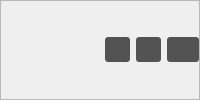
                              <widget class="QFrame" name="frameFunctionsThumbnailSequences">
                               <property name="frameShape">
                                <enum>QFrame::StyledPanel</enum>
                               </property>
                               <property name="frameShadow">
                                <enum>QFrame::Raised</enum>
                               </property>
                               <layout class="QHBoxLayout" name="horizontalLayout_21">
                                <property name="leftMargin">
                                 <number>0</number>
                                </property>
                                <property name="topMargin">
                                 <number>0</number>
                                </property>
                                <property name="rightMargin">
                                 <number>0</number>
                                </property>
                                <property name="bottomMargin">
                                 <number>0</number>
                                </property>
                                <item>
                                 <spacer name="horizontalSpacerThumbnailSequences">
                                  <property name="orientation">
                                   <enum>Qt::Horizontal</enum>
                                  </property>
                                  <property name="sizeHint" stdset="0">
                                   <size>
                                    <width>40</width>
                                    <height>20</height>
                                   </size>
                                  </property>
                                 </spacer>
                                </item>
                                <item>
                                 <widget class="QPushButton" name="buttonDeleteThumbnailSequences">
                                  <property name="minimumSize">
                                   <size>
                                    <width>25</width>
                                    <height>25</height>
                                   </size>
                                  </property>
                                  <property name="maximumSize">
                                   <size>
                                    <width>25</width>
                                    <height>25</height>
                                   </size>
                                  </property>
                                  <property name="styleSheet">
                                   <string notr="true">QPushButton
{
	background-color: rgb(83, 83, 83);
	color: rgb(255, 255, 255);
	border-radius: 3px;
}
QPushButton:hover:!pressed
{
	background-color: rgb(100, 100, 100);
}</string>
                                  </property>
                                  <property name="text">
                                   <string/>
                                  </property>
                                  <property name="icon">
                                   <iconset resource="cioxoQtResources.qrc">
                                    <normaloff>:/icons/graphics/icons/trash02.svg</normaloff>:/icons/graphics/icons/trash02.svg</iconset>
                                  </property>
                                 </widget>
                                </item>
                                <item>
                                 <widget class="QPushButton" name="buttonRefreshThumbnailSequences">
                                  <property name="minimumSize">
                                   <size>
                                    <width>25</width>
                                    <height>25</height>
                                   </size>
                                  </property>
                                  <property name="maximumSize">
                                   <size>
                                    <width>25</width>
                                    <height>25</height>
                                   </size>
                                  </property>
                                  <property name="styleSheet">
                                   <string notr="true">QPushButton
{
	background-color: rgb(83, 83, 83);
	color: rgb(255, 255, 255);
	border-radius: 3px;
}
QPushButton:hover:!pressed
{
	background-color: rgb(100, 100, 100);
}</string>
                                  </property>
                                  <property name="text">
                                   <string/>
                                  </property>
                                  <property name="icon">
                                   <iconset resource="cioxoQtResources.qrc">
                                    <normaloff>:/icons/graphics/icons/refreshCw.svg</normaloff>:/icons/graphics/icons/refreshCw.svg</iconset>
                                  </property>
                                 </widget>
                                </item>
                                <item>
                                 <widget class="QPushButton" name="buttonChargeThumbnailSequences">
                                  <property name="minimumSize">
                                   <size>
                                    <width>25</width>
                                    <height>25</height>
                                   </size>
                                  </property>
                                  <property name="font">
                                   <font>
                                    <family>Segoe UI</family>
                                    <pointsize>9</pointsize>
                                   </font>
                                  </property>
                                  <property name="styleSheet">
                                   <string notr="true">QPushButton
{
	background-color: rgb(83, 83, 83);
	color: rgb(255, 255, 255);
	border-radius: 3px;
}
QPushButton:hover:!pressed
{
	background-color: rgb(100, 100, 100);
}</string>
                                  </property>
                                  <property name="text">
                                   <string/>
                                  </property>
                                  <property name="icon">
                                   <iconset resource="cioxoQtResources.qrc">
                                    <normaloff>:/icons/graphics/icons/image.svg</normaloff>:/icons/graphics/icons/image.svg</iconset>
                                  </property>
                                 </widget>
                                </item>
                               </layout>
                              </widget>
